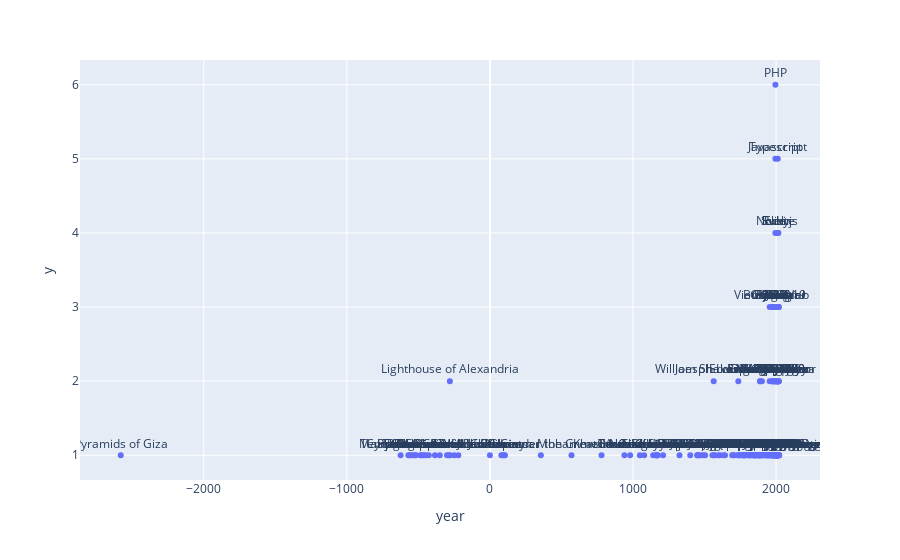

Notebook code for this chart:
### Markdown cell above
## Plot using Plotly

### Code cell
#$
pd.options.plotting.backend = "plotly"

# Plot the timeline
# X axis is the year, Y axis is the y column, which is the index for each occurence
# of the same year, Color is the type of event, Each event is labeled with the event name
# labels should be vertical
fig = df.plot.scatter(x='year', y='y', c='type', text='event')
fig.update_traces(textposition='top center')
# fig.update_layout(annotations=[
#             go.layout.Annotation(x=point,
#             y=np.sin(point),
#             xref="x",
#             yref="y",
#             text="dict Text",
#             align='center',
#             showarrow=False,
#             yanchor='bottom',
#             textangle=90) for point in t2])

fig.show()

### Figure 1 — Plotly figure (JSON) as saved in the notebook; plotly's stock layout.template omitted (floating-point values rounded to 4 significant figures; data arrays with more than 128 entries replaced by an {"elided": "..."} marker saying what was removed)
{"data": [{"hovertemplate": "year=%{x}<br>y=%{y}<br>event=%{text}<extra></extra>", "legendgroup": "", "marker": {"color": "#636efa", "symbol": "circle"}, "mode": "markers+text", "name": "", "orientation": "v", "showlegend": false, "text": {"elided": "210 str values"}, "textposition": "top center", "type": "scatter", "x": {"elided": "210 int values"}, "xaxis": "x", "y": {"elided": "210 int values"}, "yaxis": "y"}], "layout": {"legend": {"tracegroupgap": 0}, "margin": {"t": 60}, "xaxis": {"anchor": "y", "domain": [0, 1], "title": {"text": "year"}}, "yaxis": {"anchor": "x", "domain": [0, 1], "title": {"text": "y"}}}}
